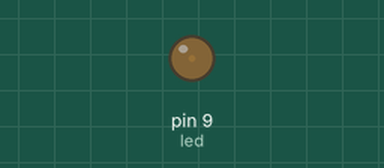
Recording of a sketch running on a simulated Arduino Uno, built with avr-gcc and run on an emulated ATmega328P. Parts: output pins drawn as LEDs (lit = HIGH).

Above: at 0.05 s.
At 1.05 s:
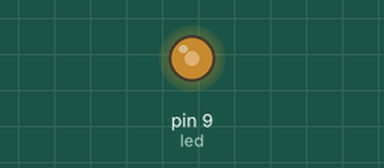
At 1.8 s:
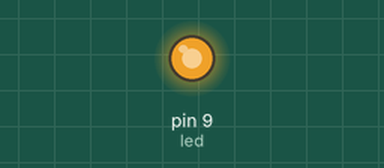
At 3.6 s:
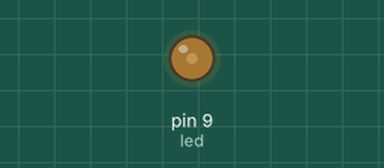
Timing chart, 0 to 5.3 s (numbered marks = the images above):
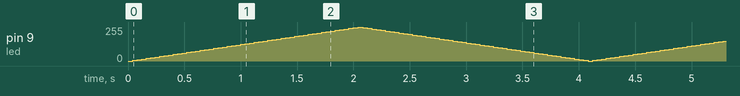

The sketch:

03_fade_an_LED.ino.ino
```cpp
/*

*/
int led = 9;          // PWM pin number
int brightness = 0;  // set LED brigtness
int fadeAmount = 5;   // how many points to fade the pin by

void setup() {
  // set pin 9 as output
  pinMode(led, OUTPUT);
}

void loop() {
  // set pin 9 brightness
  analogWrite(led, brightness);

  // change brightness for the next time through loop
  brightness = brightness + fadeAmount;

  // reverse direction of fading at end of fades:
  if (brightness <= 0 || brightness >= 255) {
    fadeAmount = -fadeAmount;
  }

  // wait for 40 miliseconds to see dimming
  delay(40);
}
```
